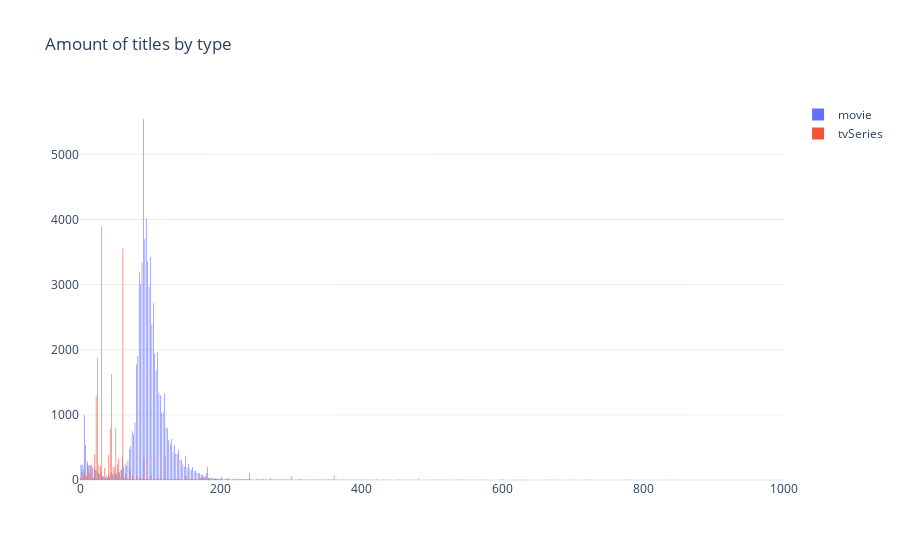

This figure's notebook cell:
### Code cell
#Distribution of lengths by content type
cursor = db.movies_and_tvshows.aggregate([
    { '$match': { 'length': { '$exists': True } } },
    { '$project': { '_id': 0, 'contentType': 1, 'length': 1 } },
    { '$sort': { 'contentType': 1, 'length': 1 } }
])


graph_data = mongo_cursor_to_pandas_df(cursor)

fig = go.Figure()
for content in graph_data['contentType'].unique():
    fig.add_trace(
        go.Histogram(x=graph_data[graph_data['contentType'] == content]['length'], name=content)
    )

fig.update_layout(title='Amount of titles by type', xaxis = {'range': [0, 1000]})

fig.show()

### Figure 1 — Plotly figure (JSON) as saved in the notebook; plotly's stock layout.template omitted (floating-point values rounded to 4 significant figures; data arrays with more than 128 entries replaced by an {"elided": "..."} marker saying what was removed)
{"data": [{"name": "movie", "type": "histogram", "x": {"elided": "72534 int values"}}, {"name": "tvSeries", "type": "histogram", "x": {"elided": "21360 int values"}}], "layout": {"title": {"text": "Amount of titles by type"}, "xaxis": {"range": [0, 1000]}}}
